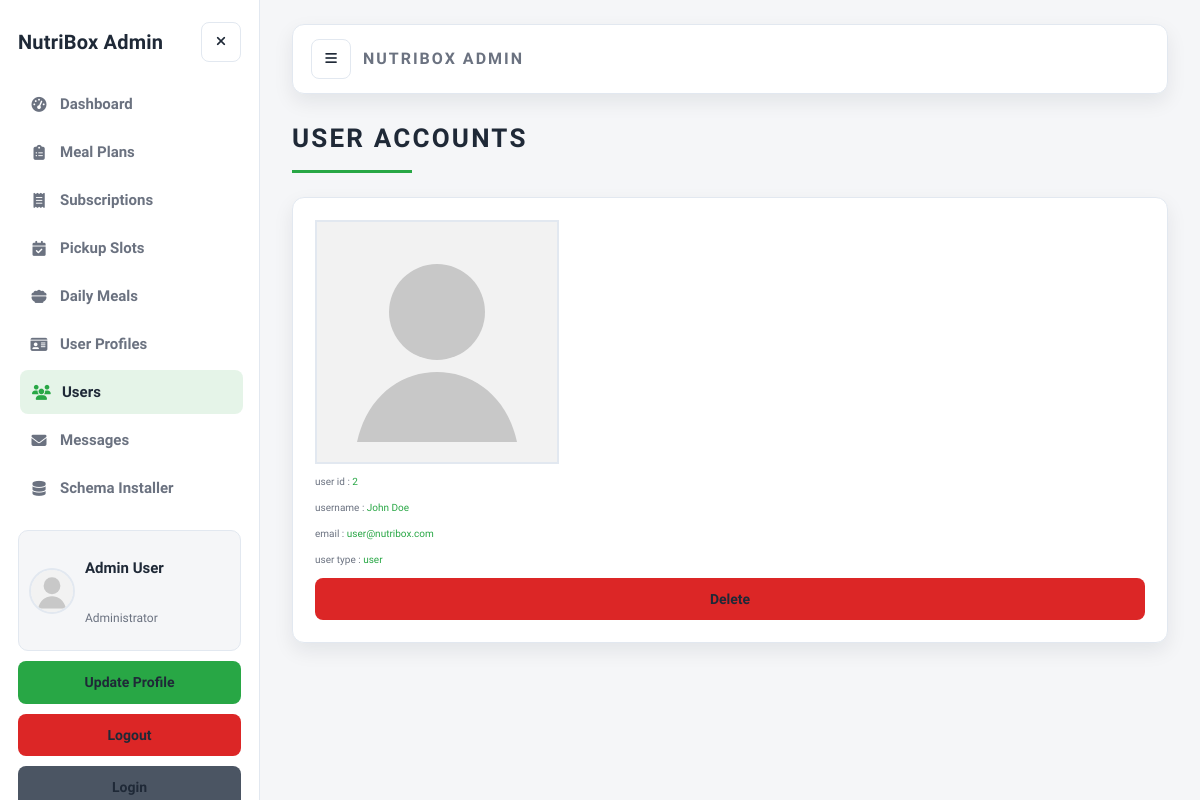
Screenshot of /admin/admin_users.php (signed in) with the database file from the repository.
### tables this page shows
CREATE TABLE IF NOT EXISTS users (
  id INT(100) NOT NULL AUTO_INCREMENT,
  name VARCHAR(100) NOT NULL,
  email VARCHAR(100) NOT NULL,
  password VARCHAR(255) NOT NULL,
  user_type VARCHAR(20) NOT NULL DEFAULT 'user',
  image VARCHAR(100) NOT NULL DEFAULT 'default-avatar.svg',
  PRIMARY KEY (id),
  UNIQUE KEY unique_email (email)
);

### admin/admin_users.php (the view, shortened to what this page needs)
<?php
@include '../config.php';
$admin_id = $_SESSION['admin_id'];
?>
<!DOCTYPE html>
<html lang="en">
<head>
   <link rel="stylesheet" href="https://cdnjs.cloudflare.com/ajax/libs/font-awesome/6.1.1/css/all.min.css">
   <link rel="stylesheet" href="css/admin_style.css">
</head>
<body class="admin-body">
<?php include 'admin_header.php'; ?>
<section class="user-accounts">
   <h1 class="title">user accounts</h1>
   <div class="box-container">
      <?php
         $select_users = $conn->prepare("SELECT * FROM `users`");
         $select_users->execute();
         while($fetch_users = $select_users->fetch(PDO::FETCH_ASSOC)){
      ?>
      <div class="box" style="<?php if($fetch_users['id'] == $admin_id){ echo 'display:none'; }; ?>">
         <img src="../uploaded_img/<?= $fetch_users['image']; ?>" alt="">
         <p> user id : <span><?= $fetch_users['id']; ?></span></p>
         <p> username : <span><?= $fetch_users['name']; ?></span></p>
         <p> email : <span><?= $fetch_users['email']; ?></span></p>
         <p> user type : <span style=" color:<?php if($fetch_users['user_type'] == 'admin'){ echo 'orange'; }; ?>"><?= $fetch_users['user_type']; ?></span></p>
         <a href="admin_users.php?delete=<?= $fetch_users['id']; ?>" onclick="return confirm('delete this user?');" class="delete-btn">delete</a>
      </div>
      <?php
      }
      ?>
   </div>
</section>
<?php include "admin_footer.php"; ?>
</body>
</html>

### admin/admin_sidebar.php (shortened to what this page needs)
<?php
function admin_nav_link($label, $href, $icon, $aliases = [])
{
    $current_page = basename($_SERVER["PHP_SELF"]);
    $active = in_array($current_page, array_merge([$href], $aliases), true);
    $active_class = $active ? " active" : "";
    echo '<a class="nav-link' .
        $active_class .
        '" href="' .
        $href .
        '"><i class="fas ' .
        $icon .
        '"></i><span>' .
        $label .
        "</span></a>";
}
?>
<aside class="admin-sidebar">
   <div class="sidebar-brand">
      <a href="admin_page.php" class="logo">NutriBox Admin</a>
      <button class="icon-btn sidebar-close" type="button" data-sidebar-toggle aria-label="Close sidebar">
         <i class="fas fa-times"></i>
      </button>
   </div>
   <nav class="sidebar-nav">
      <?php
      admin_nav_link("Dashboard", "admin_page.php", "fa-gauge-high");
      ?>
   </nav>
   <div class="sidebar-footer">
      <?php
      $select_profile = $conn->prepare("SELECT * FROM `users` WHERE id = ?");
      $select_profile->execute([$admin_id]);
      $fetch_profile = $select_profile->fetch(PDO::FETCH_ASSOC);
      ?>
      <div class="profile-card">
         <img src="../uploaded_img/<?= $fetch_profile["image"] ?>" alt="">
         <div class="profile-info">
            <p class="profile-name"><?= $fetch_profile["name"] ?></p>
            <p class="profile-role">Administrator</p>
         </div>
      </div>
      <a href="admin_update_profile.php" class="btn">update profile</a>
      <a href="../user/logout.php" class="delete-btn">logout</a>
      <div class="flex-btn">
         <a href="login.php" class="option-btn">login</a>
      </div>
   </div>
</aside>

### rows the page displays
users: image (placeholder picture), name "Admin User"
users: image (placeholder picture), id "2", name "John Doe", email "user@nutribox.com", user_type "user"

### other values shown
$label "Dashboard Meal Plans Subscriptions Pickup Slots Daily Meals User Profiles Users Messages Schema Installer"
